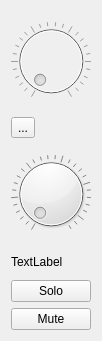
<?xml version="1.0" encoding="UTF-8"?>
<ui version="4.0">
 <class>ChannelStrip</class>
 <widget class="QWidget" name="ChannelStrip">
  <property name="geometry">
   <rect>
    <x>0</x>
    <y>0</y>
    <width>98</width>
    <height>341</height>
   </rect>
  </property>
  <property name="sizePolicy">
   <sizepolicy hsizetype="Preferred" vsizetype="Preferred">
    <horstretch>0</horstretch>
    <verstretch>0</verstretch>
   </sizepolicy>
  </property>
  <property name="windowTitle">
   <string>Form</string>
  </property>
  <layout class="QGridLayout" name="gridLayout">
   <item row="4" column="0">
    <widget class="QPushButton" name="cs_soloButton">
     <property name="text">
      <string>Solo</string>
     </property>
     <property name="checkable">
      <bool>true</bool>
     </property>
    </widget>
   </item>
   <item row="1" column="0">
    <widget class="QToolButton" name="cs_compButton">
     <property name="text">
      <string>...</string>
     </property>
    </widget>
   </item>
   <item row="3" column="0">
    <widget class="QLabel" name="cs_cName">
     <property name="text">
      <string>TextLabel</string>
     </property>
    </widget>
   </item>
   <item row="0" column="0">
    <widget class="QDial" name="cs_preGain">
     <property name="enabled">
      <bool>false</bool>
     </property>
     <property name="sizePolicy">
      <sizepolicy hsizetype="Preferred" vsizetype="Preferred">
       <horstretch>0</horstretch>
       <verstretch>0</verstretch>
      </sizepolicy>
     </property>
     <property name="mouseTracking">
      <bool>false</bool>
     </property>
     <property name="toolTip">
      <string>Gain</string>
     </property>
     <property name="toolTipDuration">
      <number>-2</number>
     </property>
     <property name="tracking">
      <bool>true</bool>
     </property>
     <property name="invertedAppearance">
      <bool>false</bool>
     </property>
     <property name="wrapping">
      <bool>false</bool>
     </property>
     <property name="notchesVisible">
      <bool>true</bool>
     </property>
    </widget>
   </item>
   <item row="5" column="0">
    <widget class="QPushButton" name="cs_muteButton">
     <property name="text">
      <string>Mute</string>
     </property>
     <property name="checkable">
      <bool>true</bool>
     </property>
    </widget>
   </item>
   <item row="2" column="0">
    <widget class="QDial" name="cs_postGain">
     <property name="toolTip">
      <string>Volume</string>
     </property>
     <property name="toolTipDuration">
      <number>-2</number>
     </property>
     <property name="minimum">
      <number>-96</number>
     </property>
     <property name="maximum">
      <number>10</number>
     </property>
     <property name="value">
      <number>-96</number>
     </property>
     <property name="notchesVisible">
      <bool>true</bool>
     </property>
    </widget>
   </item>
  </layout>
 </widget>
 <resources/>
 <connections/>
</ui>
